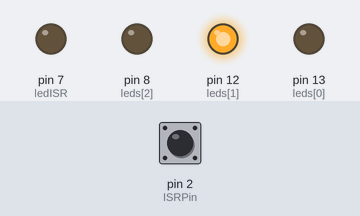
Recording of a sketch running on a simulated Arduino Uno, built with avr-gcc and run on an emulated ATmega328P. On the bench: output pins drawn as LEDs (lit = HIGH). Inputs (shaded band) come from the test bench; at power-on: pin 2 (ISRPin) HIGH.

Above: at 1.2 s.
1.3 s: pin 2 (ISRPin) driven LOW
At 3.0 s:
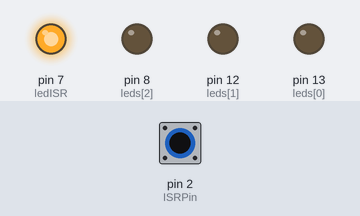
3.5 s: pin 2 (ISRPin) pulsed HIGH 5 times (0.12 s each, 0.3 s apart)
At 5.3 s:
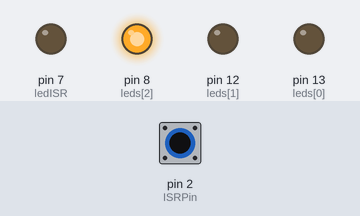
6.5 s: pin 2 (ISRPin) pulsed HIGH 2 times (0.12 s each, 0.3 s apart)
At 9.6 s:
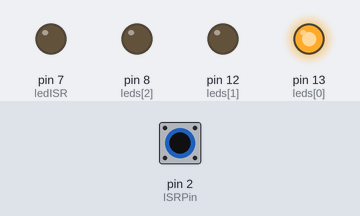
Timing chart, 0 to 15.5 s (numbered marks = the images above; inputs shaded):
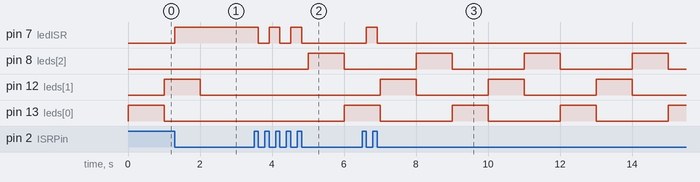

Measured:
- after the input at 1.3 s, pin 7 (ledISR): LOW → HIGH at once; pin 8 (leds[2]): stays LOW (without the input it goes to HIGH after 0.70 s); pin 13 (leds[0]): stays LOW (without the input it goes to HIGH after 1.7 s)
- after the input at 3.5 s, pin 7 (ledISR): alternates HIGH for 0.30 s and LOW for 0.30 s, 5 changes in all, then stays LOW, starting after 0.12 s; pin 8 (leds[2]): LOW → HIGH after 1.5 s, → LOW 1.0 s later; pin 13 (leds[0]): LOW → HIGH after 2.5 s
- after the input at 6.5 s, pin 7 (ledISR): LOW → HIGH after 0.12 s, → LOW 0.30 s later
- by itself, pin 12 (leds[1]): alternates HIGH for 1.0 s and LOW for 2.0 s

The sketch:

Ejemplo_Interrupciones.ino
```cpp
volatile int estado = LOW;                  // Variable global de LOW o HIGH
int ISRPin = 2;                             // Pin que se transformará en una interrupción
unsigned short int ledISR = 7;              // Variable que se conecta a un led y muestra cómo se encuentra la variable estado
unsigned short int leds[3] = {13,12,8};     // Array con los números de los pines donde están conectados los LEDs en serie


void setup(){
  // Inicializamos los pines de los LEDs como salida y a estado bajo
  for (int i = 0; i < 3; i++)
  {
    pinMode(leds[i], OUTPUT);
    digitalWrite(leds[i], LOW);
  }

  // Inicialización del pin del LED que representa la variable estado
  pinMode(ledISR, OUTPUT);
  digitalWrite(ledISR, estado);

  // Inicialización de el pin de la ISR
  pinMode(ISRPin,INPUT);

  //Se configura el pin de interrupción para que detecte un cambio de alto a bajo
  attachInterrupt(digitalPinToInterrupt(ISRPin), cambioEstado, FALLING);
}

void loop(){
  // Este bucle recorre el array de izquierda a derecha
  int i = 0;
  for (; i < 3; i++)
  {
    if (i > 0)                              // Solo para el segundo pin y consecutivos apagamos el pin anterior
      digitalWrite(leds[i-1], LOW);         // Apagamos el LED a la izquierda

    digitalWrite(leds[i], !estado);         // Encendemos/apagamos en el LED en el que se está
    delay(1000);                            // Esperamos 4000ms
  }
  digitalWrite(leds[i-1], LOW);             // Apagamos el último LED encendido, o sea el elemento 2 del array
}

void cambioEstado(){
  estado = !estado;                 // Cambia el valor de la variable estado (si está en LOW pasa a HIGH y HIGH a LOW)
  digitalWrite(ledISR, estado);     // Se actualiza el estado del LED que representa la interrupción
}
```
